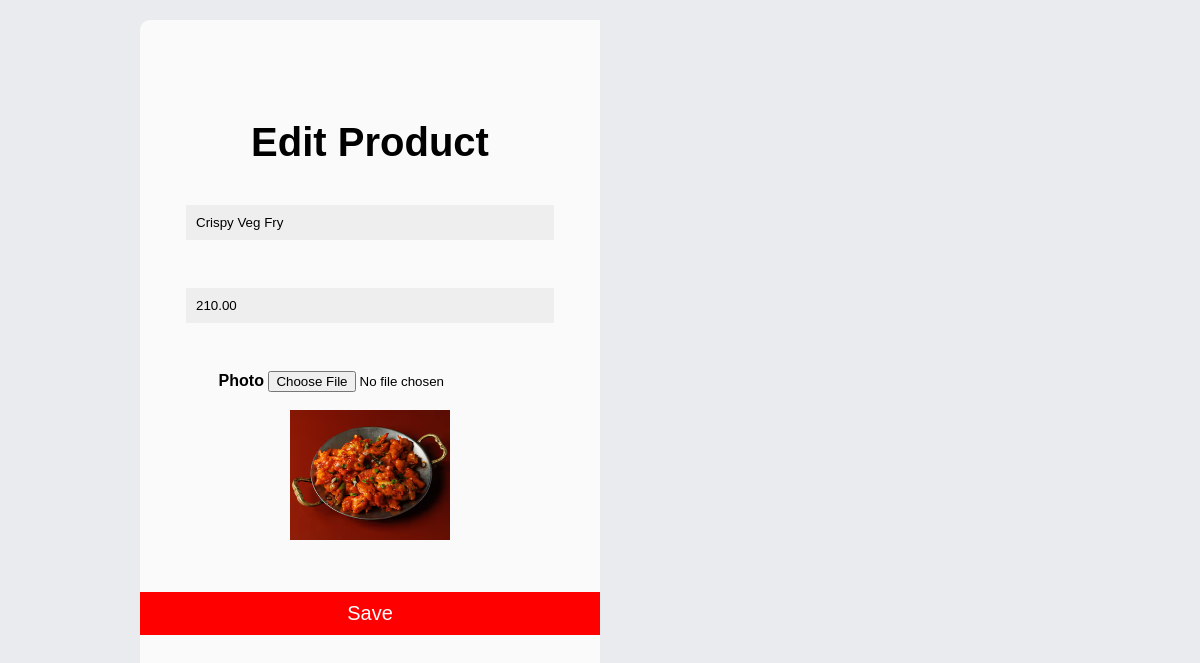
Screenshot of /edit_product_adm/8/ with the database file from the repository.
### kfd/models.py (models this page shows, shortened)
class Product(models.Model):
    product_name = models.CharField(max_length=255)
    product_price = models.DecimalField(max_digits=10, decimal_places=2)
    photo = models.ImageField(upload_to='product_images/', blank=True, null=True)  # Add this field

### kfd/views.py (the view, shortened to what this page needs)
# urls.py: path('edit_product_adm/<int:id>/', kfd.views.edit_product_adm, name='edit_product_adm'),
def edit_product_adm(request, id):
    product = get_object_or_404(Product, id=id)  # Correct: lowercase instance
    return render(request, 'edit_product_adm.html', {'product': product})

### Templates/edit_product_adm.html (shortened to what this page needs)
<!DOCTYPE html>
<html lang="en">
<head>
</head>
<body>
<div class="container">
    <div class="login">
        <h1>Edit Product</h1>
        <form method="post" action="{% url 'edit_product_adm' product.id %}" enctype="multipart/form-data">
            <input type="text" size="25" name="product_name" value="{{ product.product_name }}" required ><br><br>
            <input type="number" step="0.01" size="25" name="product_price" value="{{ product.product_price }}" required><br><br>
            <label for="photo"><b>Photo</b></label>
            <input type="file" size="10" name="photo"><br><br>
            {% if product.photo %}
                <img src="{{ product.photo.url }}" alt="Current Image" style="width: 160px; height: 130px;"><br><br>
            {% endif %}
            <button type="submit">Save</button>
        </form>
    </div>
</div>
</body>
</html>

### Templates/edit_product_adm.html (style rules this page uses)
* { box-sizing: border-box; margin: 0; padding: 0; }
body { background: #e9ebee; display: flex; justify-content: center; align-items: center; height: 100vh; font-family: sans-serif; }
.container { width: 80%; margin: auto; padding: 20px; height: 100%; }
.login { width: 50%; background-color: #fafafa; height: 100%; border-radius: 10px 0 0 10px; text-align: center; padding-top: 100px; }
.login h1 { margin-bottom: 40px; font-size: 2.5em; }
input[type="email"], input[type="password"], input[type="text"], input[type="number"] { width: 80%; padding: 10px; margin-bottom: 30px; border: none; background-color: #eeeeef; }
.login button { width: 100%; margin: 30px 0; padding: 10px; border: none; background-color: red; color: #fff; font-size: 20px; cursor: pointer; transition: 0.3s all ease-in-out; }

### rows the page displays
Product: product_name "Crispy Veg Fry", product_price "210.00", photo (picture)
